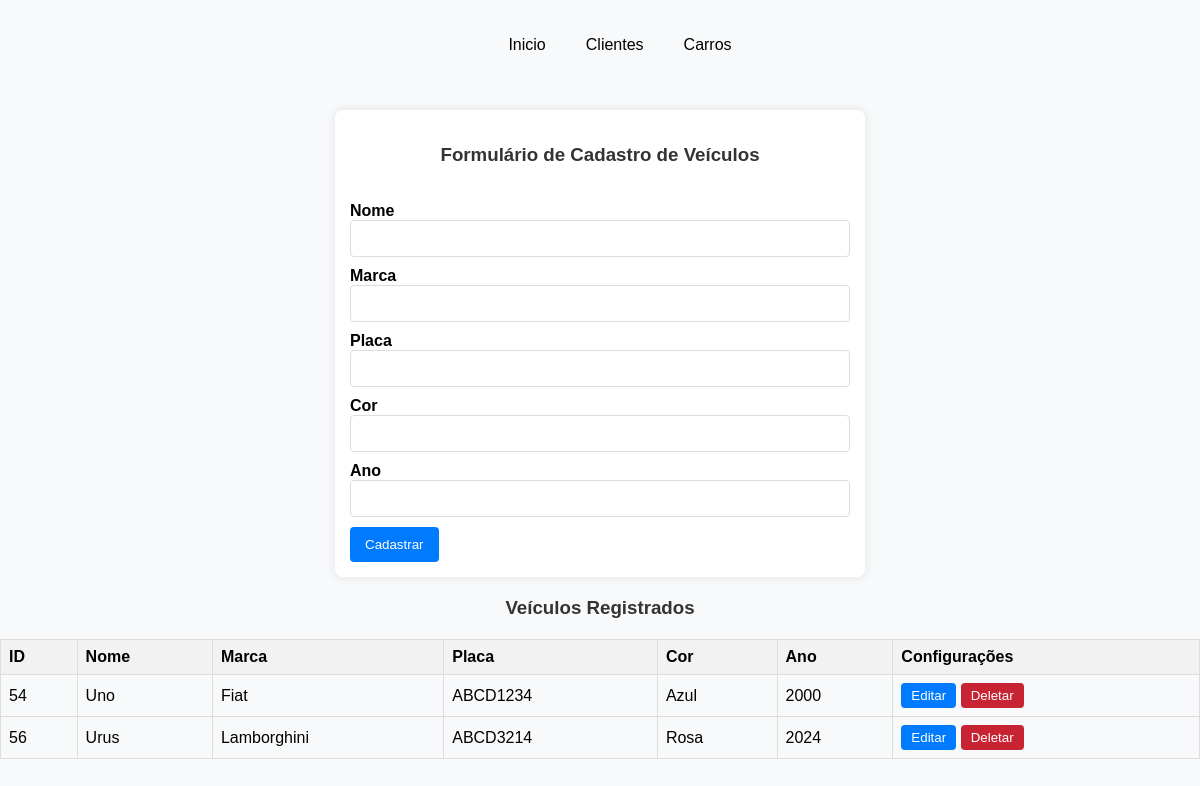
/core/carros, run on the app's committed database.
### core/models.py (models this page shows, shortened)
class Carro(models.Model):
    nome = models.CharField(max_length=50, null=False, default="")
    marca = models.CharField(max_length=100, null=False, default="")
    placa = models.CharField(max_length=8, null=False, default="")
    cor = models.CharField(max_length=20, null=False, default="")
    ano = models.IntegerField(null=False)
    cliente = models.ForeignKey(to='core.Cliente', on_delete=models.CASCADE, null=True)

### core/views.py (the view)
# urls.py: path('carros', views.homeCarros, name="homeCarros"),
def homeCarros(request):
  carros = Carro.objects.all()
  return render (request, "carros.html", {'carros': carros})

### core/static/templates/carros.html (shortened to what this page needs)
{% extends 'base.html' %}
{% block body %}
<div class="formulario">
  <form name="formulario-cadastro" action="{% url 'salvar' %}" method="post">
    <h3>Formulário de Cadastro de Veículos</h3>
    <br>
    <label for="nome"><strong>Nome</strong></label>
    <input type="text" name="nome" required>
    <label for="marca"><strong>Marca</strong></label>
    <input type="text" name="marca" required>
    <label for="placa"><strong>Placa</strong></label>
    <input type="text" name="placa" required>
    <label for="cor"><strong>Cor</strong></label>
    <input type="text" name="cor" required>
    <label for="ano"><strong>Ano</strong></label>
    <input type="text" name="ano" required>
    <button type="submit">Cadastrar</button>
  </form>
</div>
<div class="Tabela">
  <h3>Veículos Registrados</h3>
  <table>
    <thead>
      <tr>
        <th>ID</th>
        <th>Nome</th>
        <th>Marca</th>
        <th>Placa</th>
        <th>Cor</th>
        <th>Ano</th>
        <th>Configurações</th>
      </tr>
    </thead>
    <tbody>
      {% for carro in carros %}
      <tr>
        <td>{{ carro.id }}</td>
        <td>{{ carro.nome }}</td>
        <td>{{ carro.marca }}</td>
        <td>{{ carro.placa }}</td>
        <td>{{ carro.cor }}</td>
        <td>{{ carro.ano }}</td>
        <td>
          <a href="{% url 'editarCarro' carro.id %}">
            <button class="botoes" id="editar">Editar</button>
          </a>
          <a href="{% url 'delete' carro.id %}">
            <button class="botoes" id="deletar">Deletar</button>
          </a>
        </td>
      </tr>
      {% endfor %}
    </tbody>
  </table>
</div>
{% endblock %}

### core/static/css/base.css (style rules this page uses)
body { font-family: Arial, sans-serif; margin: 0; padding: 0; background-color: #f8f9fa; }
h1, h3 { text-align: center; color: #333; }
a { color: #007bff; text-decoration: none; }
table { border-collapse: collapse; width: 100%; text-align: left; margin: 20px 0; }
th, td { border: 1px solid #ddd; padding: 8px; }
thead tr { background-color: #f2f2f2; }
.botoes { color: #fff; border: none; padding: 5px 10px; border-radius: 4px; cursor: pointer; }
#editar { background-color: #007bff; }
#deletar { background-color: #c82333; }
form { max-width: 500px; margin: 20px auto; padding: 15px; background-color: #fff; border-radius: 8px; box-shadow: 0 0 10px rgba(0, 0, 0, 0.1); }
form input[type="text"] { width: calc(100% - 22px); padding: 10px; margin-bottom: 10px; border: 1px solid #ddd; border-radius: 4px; }
form button { padding: 10px 15px; background-color: #007bff; color: white; border: none; border-radius: 4px; cursor: pointer; }

### core/static/css/general.css (style rules this page uses)
:root { --primary-color: #007bff; --primary-hover-color: #0056b3; --secondary-color: #333; --background-color: #f8f9fa; --border-color: #ddd; --error-color: #c82333; --error-hover-color: #a40918; --link-color: #007bff; --link-hover-color: #0056b3; --font-family: Arial, sans-serif; --font-size-base: 16px; --heading-color: #333; --spacing-small: 5px; --spacing-medium: 10px; --spacing-large: 20px; --border-radius: 4px; }

### data on the page
Carro: id "54", nome "Uno", marca "Fiat", placa "ABCD1234", cor "Azul", ano "2000"
Carro: id "56", nome "Urus", marca "Lamborghini", placa "ABCD3214", cor "Rosa", ano "2024"
